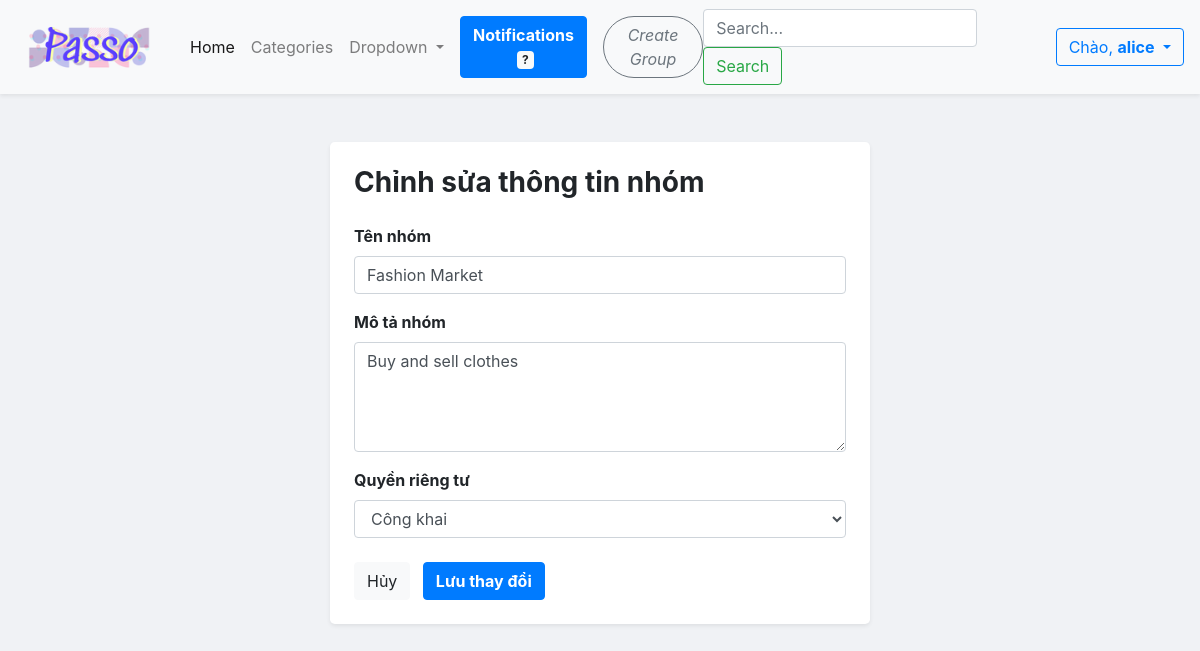
The app's page /index.php?controller=group&action=edit&id=1 (signed in) with its own data.
### tables this page shows
CREATE TABLE `groups` (
  `GroupID` int(11) NOT NULL,
  `CategoryID` int(11) DEFAULT NULL,
  `GroupName` varchar(255) NOT NULL,
  `Description` varchar(150) NOT NULL,
  `Privacy` ENUM('public','private') NOT NULL,
  `CreatedAt` DATETIME DEFAULT CURRENT_TIMESTAMP
);

### MVC/Controller/GroupController.php (called while the page is built, shortened)
<?php
include_once "MVC/Model/GroupModel.php";
class GroupController {
    private $groupModel;
    public function __construct() {
        $this->groupModel = new GroupModel();
    }
    public function edit() {
        $groupId = $_GET['id'] ?? 0;
        $group = $this->groupModel->getById($groupId);
        include_once "MVC/View/Group/edit.php";
    }
}

### MVC/Model/AppModel.php (called while the page is built, shortened)
<?php
abstract class AppModel {
    protected $link = null;
    public function taoKetNoi() {
        $this->link = mysqli_connect("localhost", "root", "", "passo");
        mysqli_set_charset($this->link, "utf8");
    }
    protected function query($sql) {
        $result = mysqli_query($this->link, $sql);
        return $result;
    }
}
?>

### MVC/Model/GroupModel.php (called while the page is built, shortened)
<?php
include_once "MVC/Model/AppModel.php";
class GroupModel extends AppModel {
    public function getById($id) {
        $id = (int)$id;
        $sql = "SELECT * FROM groups WHERE GroupID = $id";
        $result = $this->query($sql);
        if ($result && $row = mysqli_fetch_assoc($result)) {
            return $row;
        }
        return null;
    }
    public function getUserRole($userId, $groupId) {
        $userId = (int)$userId;
        $groupId = (int)$groupId;
        $sql = "SELECT Role FROM group_member WHERE UserID = $userId AND GroupID = $groupId";
        $result = $this->query($sql);
        if ($result && mysqli_num_rows($result) > 0) {
            $row = mysqli_fetch_assoc($result);
            return $row['Role'];
        }
        return null;
    }
}
?>

### MVC/View/Group/edit.php (the view, shortened to what this page needs)
<!DOCTYPE html>
<html>
<head>
    <link rel="stylesheet" href="https://cdn.jsdelivr.net/npm/bootstrap@4.6.2/dist/css/bootstrap.min.css">
</head>
<body>
    <?php include 'MVC/View/navbar.php'; ?>
    <div class="container mt-5">
        <div class="row justify-content-center">
            <div class="col-md-6">
                <div class="card p-4 border-0 shadow-sm rounded-lg">
                    <h3 class="font-weight-bold mb-4">Chỉnh sửa thông tin nhóm</h3>
                    <form action="index.php?controller=group&action=update" method="POST">
                        <div class="form-group">
                            <label class="font-weight-bold">Tên nhóm</label>
                            <input type="text" name="group_name" class="form-control" value="<?= htmlspecialchars($group['GroupName']) ?>" required>
                        </div>
                        <div class="form-group">
                            <label class="font-weight-bold">Mô tả nhóm</label>
                            <textarea name="description" class="form-control" rows="4"><?= htmlspecialchars($group['Description'] ?? '') ?></textarea>
                        </div>
                        <div class="form-group">
                            <label class="font-weight-bold">Quyền riêng tư</label>
                            <select class="form-control" name="privacy">
                                <option value="public" <?= $group['Privacy'] === 'public' ? 'selected' : '' ?>>Công khai</option>
                            </select>
                        </div>
                        <div class="mt-4">
                            <a href="index.php?controller=group&action=detail&id=<?= $group['GroupID'] ?>" class="btn btn-light mr-2">Hủy</a>
                            <button type="submit" class="btn btn-primary font-weight-bold">Lưu thay đổi</button>
                        </div>
                    </form>
                </div>
            </div>
        </div>
    </div>
</body>
</html>

### MVC/View/Group/edit.php (style rules this page uses)
body { background-color: #f0f2f5; }

### records on screen
groups: group_name "Fashion Market", description "Buy and sell clothes", privacy "Công khai"

### other values on screen
$_SESSION['username'] "alice"
